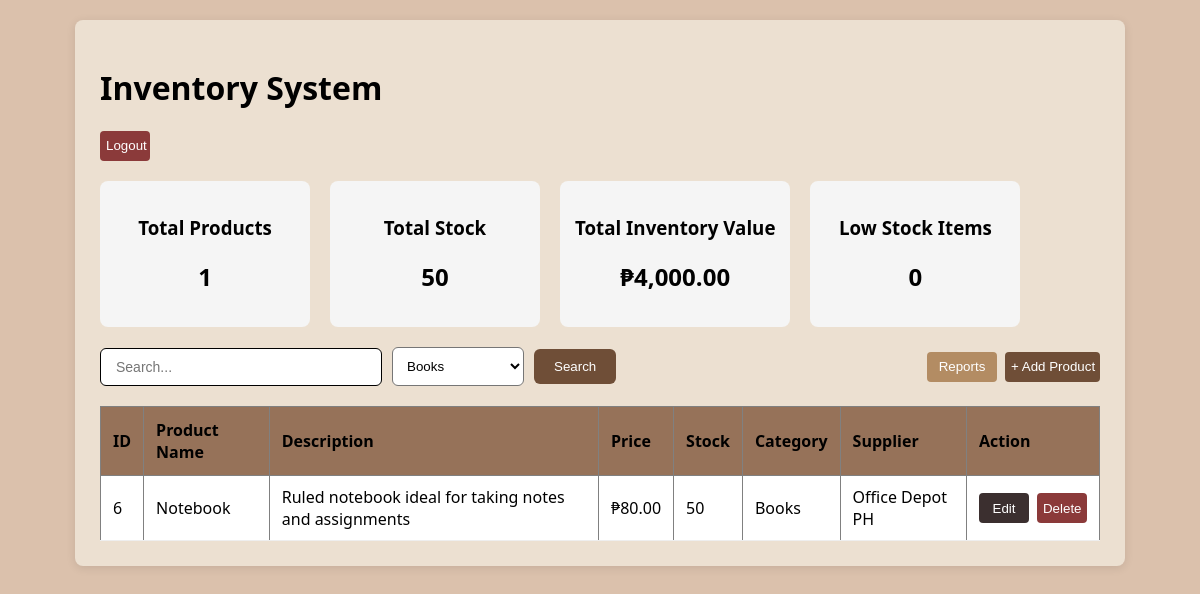
/index.php?category=4 (signed in), run on the app's committed database.
### tables this page shows
CREATE TABLE `products` (
  `product_id` int(11) NOT NULL,
  `product_name` varchar(100) DEFAULT NULL,
  `description` text DEFAULT NULL,
  `price` decimal(10,2) NOT NULL,
  `stock` int(11) NOT NULL DEFAULT 0,
  `category_id` int(11) NOT NULL,
  `supplier_id` int(11) NOT NULL,
  `created_at` timestamp NOT NULL DEFAULT current_timestamp()
);

CREATE TABLE `categories` (
  `category_id` int(11) NOT NULL,
  `category_name` varchar(100) DEFAULT NULL
);

CREATE TABLE `suppliers` (
  `supplier_id` int(11) NOT NULL,
  `supplier_name` varchar(100) DEFAULT NULL,
  `contact_person` varchar(100) DEFAULT NULL,
  `phone` varchar(20) DEFAULT NULL
);

### index.php (the view, shortened to what this page needs)
<?php
require_once 'config.php';
$search = $_GET['search'] ?? '';
$category = $_GET['category'] ?? '';
$sql = "
SELECT
    p.product_id,
    p.product_name,
    p.description,
    p.price,
    p.stock,
    c.category_name,
    s.supplier_name
FROM products p
JOIN categories c
    ON p.category_id = c.category_id
JOIN suppliers s
    ON p.supplier_id = s.supplier_id
WHERE 1=1
";
if ($category != '') {
    $category = (int)$category;
    $sql .= " AND p.category_id = $category";
}
$sql .= " ORDER BY p.product_id ASC";
$result = mysqli_query($conn, $sql);
$totalProducts = 0;
$totalStock = 0;
$totalValue = 0;
$lowStock = 0;
$products = [];
while ($row = mysqli_fetch_assoc($result)) {
    $products[] = $row;
    $totalProducts++;
    $totalStock += $row['stock'];
    $totalValue += $row['stock'] * $row['price'];
}
?>
<!DOCTYPE html>
<html>
<head>
    <link rel="stylesheet" href="style2.css">
</head>
<body>
<div class="container">
<h1>Inventory System</h1>
<a href="logout.php"><button class="del">Logout</button></a>
<div class="cards">
    <div class="card">
        <h3>Total Products</h3>
        <h2><?= $totalProducts ?></h2>
    </div>
    <div class="card">
        <h3>Total Stock</h3>
        <h2><?= $totalStock ?></h2>
    </div>
    <div class="card">
        <h3>Total Inventory Value</h3>
        <h2>₱<?= number_format($totalValue,2) ?></h2>
    </div>
    <div class="card">
        <h3>Low Stock Items</h3>
        <h2><?= $lowStock ?></h2>
    </div>
</div>
<div class="choose">
<form method="GET">
    <input type="text" name="search" placeholder="Search..."  value="<?= htmlspecialchars($search) ?>">
    <select name="category">
        <?php
        $cats = mysqli_query($conn, "SELECT * FROM categories");
        while($cat = mysqli_fetch_assoc($cats)){
            $selected = ($category == $cat['category_id']) ? "selected" : "";
            echo "<option value='{$cat['category_id']}' $selected>
                    {$cat['category_name']}
                  </option>";
        }
        ?>
    </select>
    <button type="submit" class ="search">Search</button>
</form>
<div class= pages>
<a href="report.php"><button class ="report">Reports</button></a>
<a href="add.php"><button class ="prod"> + Add Product </button> </a>
</div>
</div>
<table border="1" cellpadding="8">
<tr>
    <th>ID</th>
    <th>Product Name</th>
    <th>Description</th>
    <th>Price</th>
    <th>Stock</th>
    <th>Category</th>
    <th>Supplier</th>
    <th>Action </th>
</tr>
<?php foreach($products as $row): ?>
<tr class="<?= ($row['stock'] < 20) ? 'low-stock' : '' ?>">
    <td><?= $row['product_id'] ?></td>
    <td><?= htmlspecialchars($row['product_name']) ?></td>
    <td><?= htmlspecialchars($row['description']) ?></td>
    <td>₱<?= number_format($row['price'],2) ?></td>
    <td><?= $row['stock'] ?></td>
    <td><?= htmlspecialchars($row['category_name']) ?></td>
    <td><?= htmlspecialchars($row['supplier_name']) ?></td>
    <td>
    <div class ="actions">
    <a href="edit.php?id=<?= $row['product_id'] ?>" ><button class="edit" >Edit</button></a>
    <a href="delete.php?id=<?= $row['product_id'] ?>" onclick="return confirm('Delete this product?')" ><button class="del">Delete</button></a>
    </div>
    </td>
</tr>
<?php endforeach; ?>
</table>
</div>
</body>
</html>

### style2.css (style rules this page uses)
body { font-family: 'Segoe UI', Arial, sans-serif; margin: 20px; background: #dbc1ac; }
.container { max-width: 1000px; margin: 0 auto; background: #ece0d1; padding: 25px; border-radius: 8px; box-shadow: 0 2px 10px rgba(0,0,0,0.1); }
table { width: 100%; border-collapse: collapse; background: #ffffff; }
th { background:#967259; padding: 12px; text-align: left; }
td { padding: 10px 12px; border-bottom: 1px solid #eee; }
.cards { display:flex; gap:20px; margin:20px 0; }
.card { background:#f5f5f5; padding:15px; border-radius:8px; min-width:180px; text-align:center; }
.choose { display:flex; justify-content:space-between; align-items:center; margin-bottom:20px; }
form { display:flex; gap:10px; }
.actions,.pages { display: flex; gap: 8px; white-space: nowrap; }
.del,.edit { text-decoration: none; color: white; border: none; border-radius: 4px; width: 50px; height: 30px; }
.del { background-color: #8B3A3A; }
.edit { background-color: #3B2F2F; }
.report { text-decoration: none; border: none; border-radius: 4px; width: 70px; height: 30px; background-color:#b38c63 ; color: white; }
.prod { text-decoration: none; border: none; border-radius: 4px; width: 95px; height: 30px; background-color: #6F4E37 ; color: white; }
form { display: flex; gap: 10px; align-items: center; }
input[name="search"] { padding: 10px 15px; border: 1px solid; border-radius: 6px; font-size: 14px; width: 250px; outline: none; }
select { padding: 10px; border-radius: 6px; background: white; }
button[type="submit"] { padding: 10px 20px; background: #6F4E37; color: white; border: none; border-radius: 6px; cursor: pointer; }

### data on the page
products: product_id "6", product_name "Notebook", description "Ruled notebook ideal for taking notes and assignments", price "80.00", stock "50", category.category_name "Books", supplier.supplier_name "Office Depot PH"

### other printed values
$totalProducts "1"
$totalStock "50"
$totalValue "4,000.00"
$lowStock "0"
form field category "Books"
